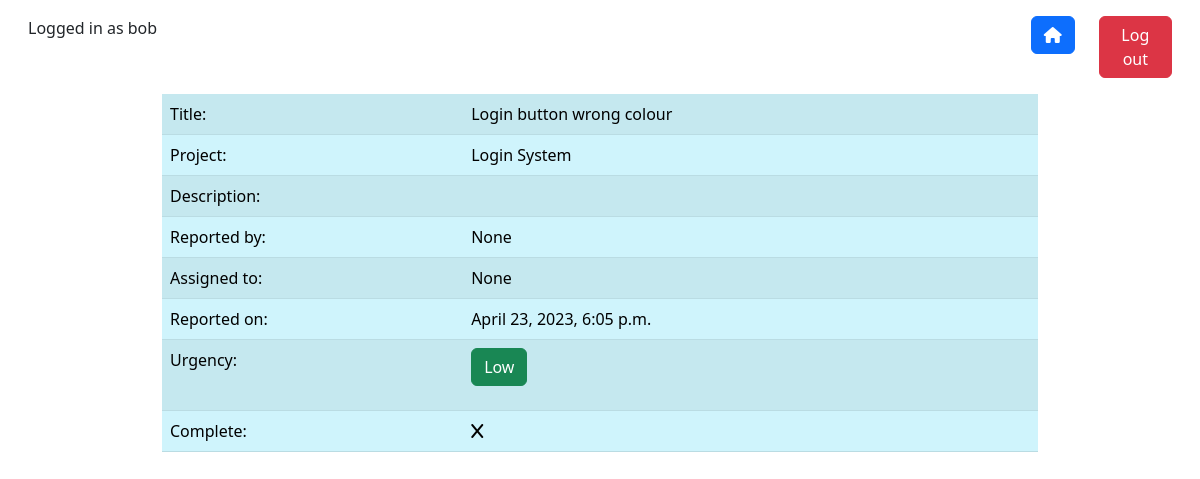
Screenshot of /project/3/bug/3/view (signed in) with the database file from the repository.
### tracker_app/models.py (models this page shows, shortened)
class BugItem(models.Model):
    title = models.CharField(max_length=100)
    reporter = models.ForeignKey(User, on_delete=models.CASCADE, null=True, blank=True, related_name="reporter")
    assignee = models.ForeignKey(User, on_delete=models.CASCADE, null=True, blank=True, related_name="assignee")
    description = models.TextField(null=True, blank=True)
    created_date = models.DateTimeField(auto_now_add=True)
    urgency = models.CharField(max_length= 10, default="LOW", choices=PRIORITY_CHOICES)
    project = models.ForeignKey(ProjectList, on_delete=models.CASCADE)
    completed = models.BooleanField(default=False)

class ProjectList(models.Model):
    title = models.CharField(max_length=100)
    user = models.ForeignKey(User, on_delete=models.CASCADE, null=True, blank=True)
    def __str__(self):
        return self.title

### tracker_app/views.py (the view)
class BugDetailView(LoginRequiredMixin, DetailView):
    model = BugItem
    template_name = "tracker_app/bug_view.html"
    def get_context_data(self, **kwargs):
        context = super().get_context_data()
        return context

### tracker_app/templates/tracker_app/bug_view.html
{% extends "base.html" %}
{% block content %}
   <div class="container w-75 vertical-center">
        <table class="table table-striped table-info table-hover">
            <tr>
                <td>Title:</td>
                <td>{{object.title}}</td>
            </tr>
            <tr>
                <td>Project:</td>
                <td>{{object.project}}</td>
            </tr>
            <tr>
                <td>Description:</td>
                <td>{{object.description}}</td>
            </tr>
            <tr>
                <td>Reported by:</td>
                <td>{{object.reporter}}</td>
            </tr>
            <tr>
                <td>Assigned to:</td>
                <td>{{object.assignee}}</td>
            </tr>
            <tr>
                <td>Reported on:</td>
                <td>{{object.created_date}}</td>
            </tr>
            <tr>
                <td>Urgency:</td>
                <td>
                    {% if object.urgency == "HI" %}
                        <p
                            type="button"
                            class="btn btn-danger">
                            High
                        </p>
                    {% elif object.urgency == "MED" %}
                        <p
                            type="button"
                            class="btn btn-warning">
                            Medium
                        </p>
                    {% elif object.urgency == "LOW" %}
                        <p
                            type="button"
                            class="btn btn-success">
                            Low
                        </p>
                    {% endif %}</td>
            </tr>
            <tr>
                <td>Complete:</td>
                <td>
                    {% if not bug.completed %}
                        <i class="fa-solid fa-x"></i>
                    {% else %}
                        <i class="fa-solid fa-check"></i>
                    {% endif %}
                </td>
            </tr>
        </table>
   </div>
{% endblock %}

### tracker_app/templates/base.html (shortened to what this page needs)
<!doctype html>
<html lang="en">
<head>
    <link href="https://cdn.jsdelivr.net/npm/bootstrap@5.3.0-alpha1/dist/css/bootstrap.min.css" rel="stylesheet">
</head>
<body>
    <div class="row m-3">
        <div class="col-lg-10">
            <p>Logged in as
                {% if request.user.is_authenticated %}
                    {{request.user}}
                {% endif %}
            </p>
        </div>
        <div class="col-lg-1" align="right">
            <a type="button"
               class ="btn btn-primary"
               href='{% url "index" %}'>
                <i class="fa-solid fa-house"></i>
            </a>
        </div>
        <div class="col-lg-1" align="right">
            <a type="button"
               class ="btn btn-danger"
               href='{% url "logout" %}'>
                Log out
            </a>
        </div>
    </div>
    <div>
        {% block content %}{% endblock %}
    </div>
</body>
</html>

### rows the page displays
BugItem: title "Login button wrong colour", project "Login System", reporter "None", assignee "None", created_date "April 23, 2023, 6:05 p.m."

### other values shown
{{ request.user }} "bob"
